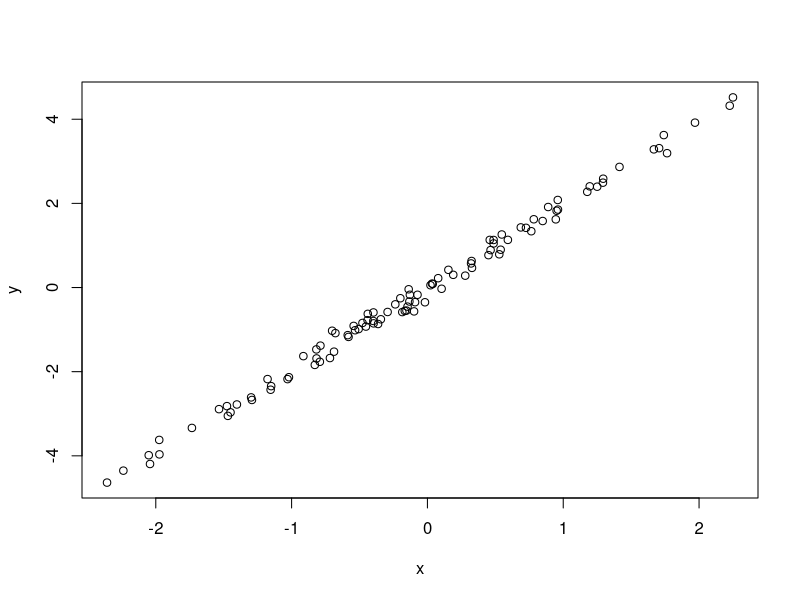

Recreate this plot in R.
# Simulate and plot data
# Devin Fitzpatrick
# devinfitzpatrick@lclark.edu
# 2024-06-25

# Simulate predictor variable
x <- rnorm(n = 100)
# Simulate response variable with some noise
y <- 2 * x + rnorm(n = 100, sd = 0.2)
# Plot the data
plot(x = x, y = y)